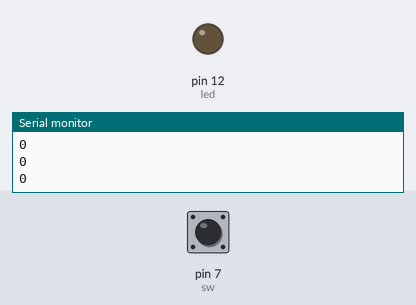
The sketch below on a simulated Arduino Uno, built with avr-gcc and run on an emulated ATmega328P. Shown: output pins drawn as LEDs (lit = HIGH), the last lines printed to the serial monitor. Inputs (shaded band) come from the test bench; at power-on: pin 7 (sw) LOW.

Above: at 1.8 s.
1.9 s: pin 7 (sw) pulled HIGH for 0.6 s
At 2.4 s:
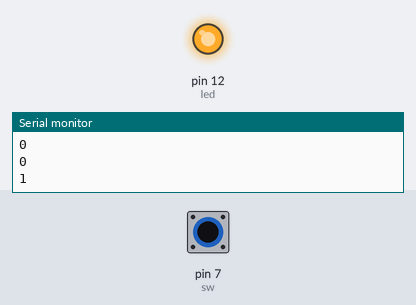
4.0 s: pin 7 (sw) pulled HIGH for 3.2 s
At 8.7 s:
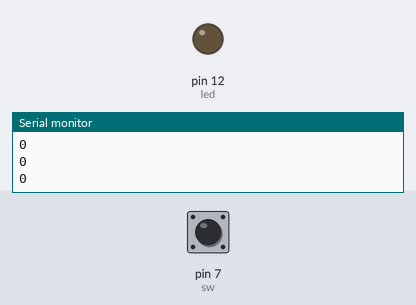
Timing chart, 0 to 10.2 s (numbered marks = the images above; inputs shaded):
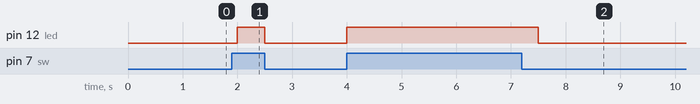

Measured:
- after the input at 1.9 s, pin 12 (led): LOW → HIGH after 0.10 s, → LOW 0.50 s later
- after the input at 4.0 s, pin 12 (led): LOW → HIGH at once, → LOW 3.5 s later

The sketch:

_03_serial.ino
```cpp
int led = 12;
int sw = 7;

void setup() {
  pinMode(led, OUTPUT);
  pinMode(sw, INPUT);

  Serial.begin(9600);
}
void loop() {
  int state = digitalRead(sw);
  Serial.println(state);

  if (state == HIGH) {
    digitalWrite(led, HIGH);
  }
  else {
    digitalWrite(led, LOW);
  }

  delay(500);
}
```
